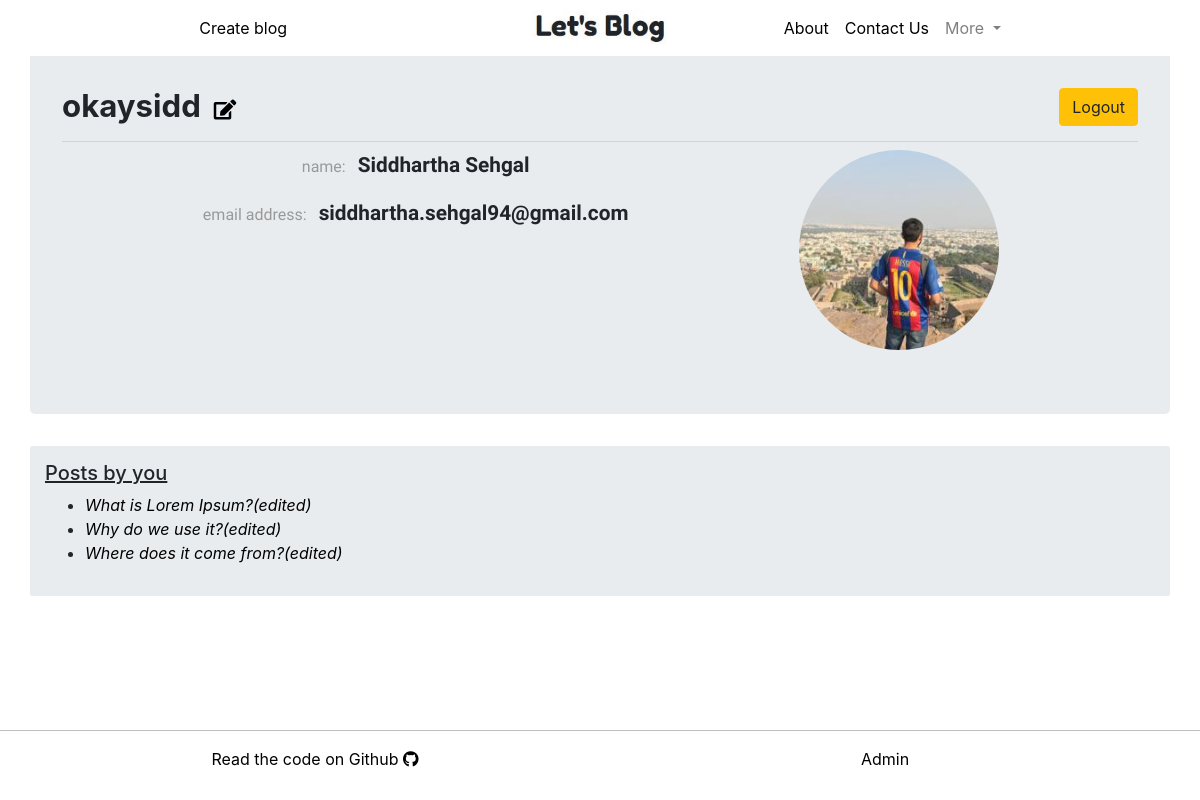
Before: /profile/1/ (signed in) with the older database file.
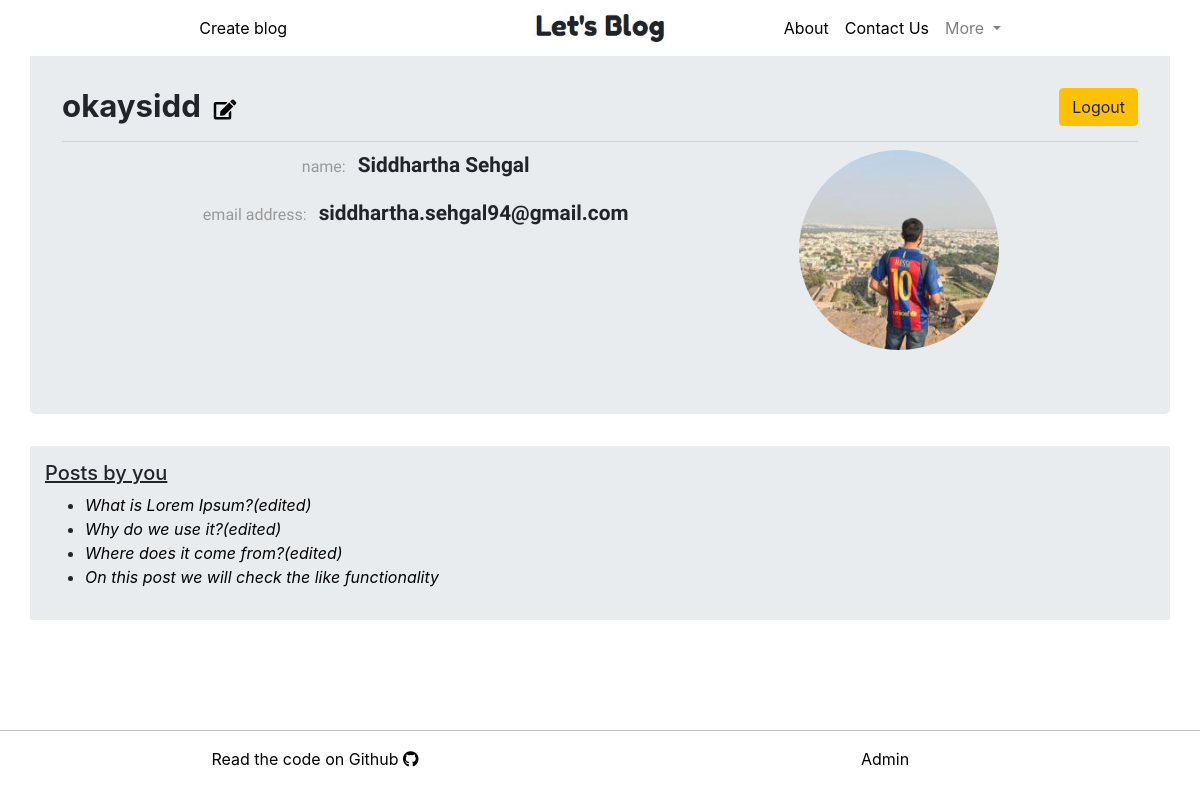
After: the same page with the newer database file.
### blogs_app/models.py (models this page shows, shortened)
class Post_model(models.Model):
    author = models.ForeignKey(Author_model, on_delete=models.CASCADE)
    title_original = models.CharField(max_length=200)
    title_edited = models.CharField(max_length=200, default="")
    body_original = models.TextField()
    body_edited = models.TextField(default="")
    created_on = models.DateTimeField(auto_now_add=True)
    created_on = models.DateTimeField(default=timezone.now())
    modified_on = models.DateTimeField(blank=True, null=True)
    published_on = models.DateTimeField(blank=True, null=True)
    likes = models.PositiveIntegerField(default=0)
    liked_by = models.ManyToManyField(Author_model, related_name="liked_by", blank=True, null=True, default=[])

### users_app/views.py (the view)
# urls.py: path('profile/<int:pk>/', profileView, name="view-profile"),
def profileView(request, pk):
    context = {}
    if Author_model.objects.filter(author_name=get_object_or_404(User, id=pk)):
        profile = Author_model.objects.filter(author_name=get_object_or_404(User, id=pk))[0]
        posts_to_publish = Post_model.objects.filter(author=profile, published_on=None)
        posts_by_author = Post_model.objects.filter(author=profile, published_on__lte=timezone.now())
        context['posts_by_author'] = posts_by_author
        context['posts_to_publish'] = posts_to_publish
        context['title'] = profile
        context['view_profile'] = profile
        return render(request, 'users_app/profile.html', context=context)
    else:
        profile = User.objects.filter(username=request.user.username)[0]
        context['profile'] = profile
        return render(request, 'users_app/create_social_profile.html', context=context)

### users_app/models.py (called while the page is built)
    def __str__(self):
        return str(self.author_name)

### users_app/templates/users_app/profile.html (shortened to what this page needs)
{% extends 'system_app/base.html' %}
{% block base_body_block %}
{% load staticfiles %}
<link rel="stylesheet" href="{% static 'users_app/profile.css' %}">
{% if profile == 'not found' %}
<div class="container jumbotron">
  <h5>work now</h5>
</div>
{% else %}
  <div class="container jumbotron">
      <div class="row">
          <div class="col-md-10">
              <h4><span class="profile-info">{{ view_profile.author_name.username }}</span>
              {% if view_profile.author_name == user %}
              &nbsp<a class="black-href" href="{% url 'users:edit-profile' %}"><i class="fas fa-edit" style="font-size:20px"></i></a>
              {% endif %}
              </h4>
          </div>
          <div class="col-md-2">
            {% if view_profile.author_name == user %}
              <form class="form-group" action="{% url 'system:logout' %}" method="post">
                  <input type="submit" class="logout-btn btn btn-warning" value="Logout">
              </form>
            {% endif %}
          </div>
      </div>
    <hr class="my-2">
      <div class="row">
        <div class="col-md-8">
          {% if view_profile.author_name.first_name %}
            {% if view_profile.author_name.first_name %}
              <p><span class="profile-label">name: </span>&nbsp&nbsp<span class="profile-info">{{ view_profile.author_name.first_name }} {{ view_profile.author_name.last_name }}</span></p>
            {% endif %}
          {% endif %}
          <p><span class="profile-label">email address: </span>&nbsp&nbsp<span class="profile-info">{{ view_profile.author_name.email }}</span></p>
        </div>
        <div class="col-md-4">
          <img class="profile-pic" src="{{ view_profile.profile_pic.url }}" alt="sorry no pic found"/>
        </div>
      </div>
  </div>
  {% if posts_by_author %}
  <div class="container posts-author">
      {% if view_profile.author_name == user %}
        <h5 class="posts-by">Posts by you</h5>
      {% else %}
        <h5 class="posts-by">Posts by {{ view_profile.author_name }}</h5>
      {% endif %}
      <ul>
          {% for post in posts_by_author %}
          <li>
              <a class="post-link" href="{% url 'blogs:post' pk=post.pk %}">{{ post.title_original }}</a><br>
          </li>
          {% endfor %}
      </ul>
  {% endif %}
  </div>
  <br><br>
{% endif %}
{% endblock %}

Changed rows visible on the page:
added Post_model: title_original "On this post we will check the like functionality"
